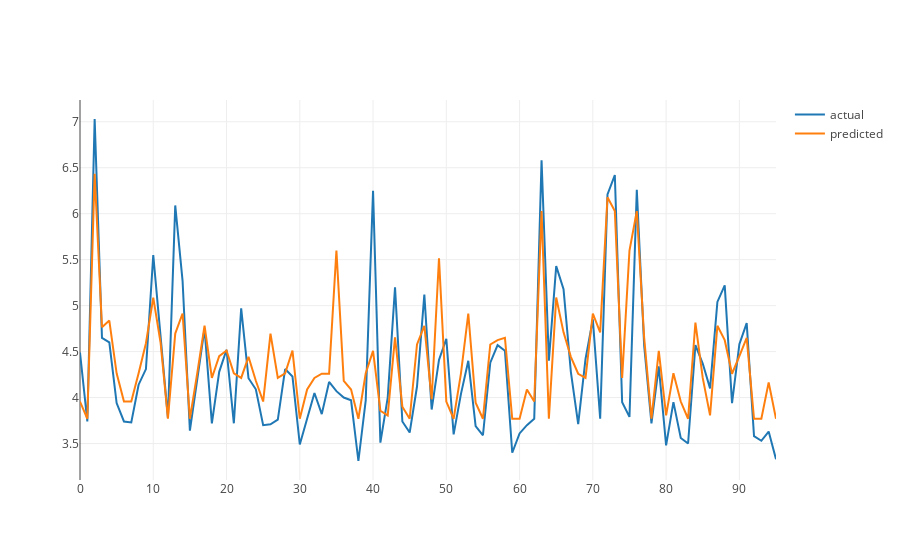

Source (notebook cell):
### Markdown cell above
### Visualize prediction

### Code cell
from plotly.offline import init_notebook_mode, iplot
import plotly.graph_objs as go
init_notebook_mode(connected=True)
# https://plot.ly/~aminda/5/
# https://plot.ly/~aminda/7/ 
# https://plot.ly/~aminda/9/
iplot([go.Scatter(x=list(range(len(val_predictions))), y=val_y, mode='lines', name = "actual"),
      go.Scatter(x=list(range(len(val_predictions))), y=val_predictions, mode='lines', name = "predicted")])
